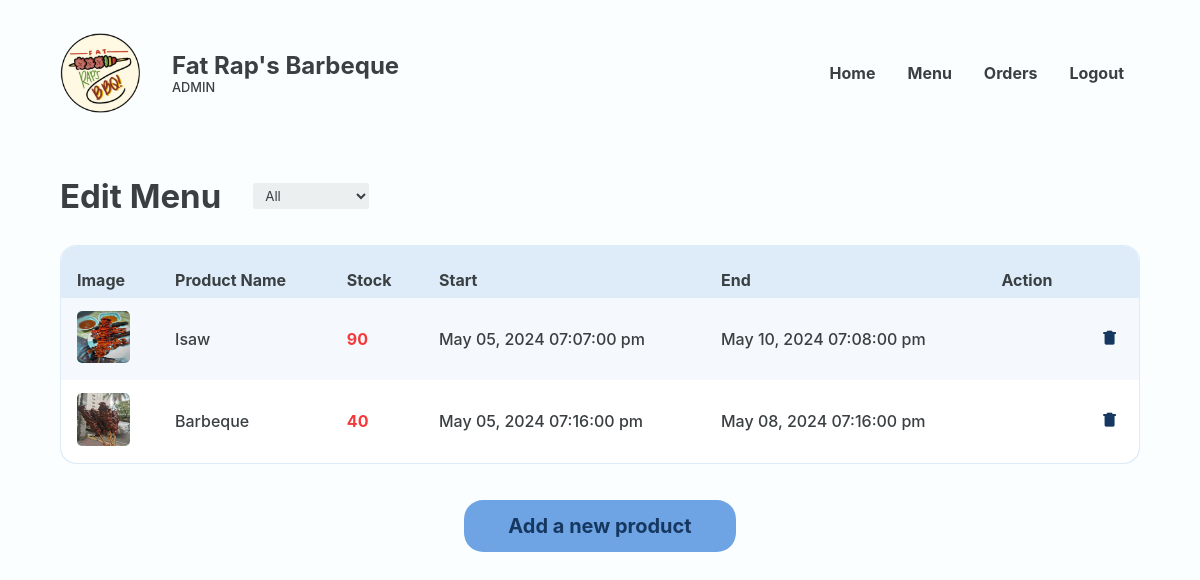
The app's page /Website/admin-edit-menu.php (signed in) with its own data.
### tables this page shows
CREATE TABLE `menu` (
  `MENU_ID` int(18) NOT NULL,
  `FOOD_ID` int(18) NOT NULL,
  `MENU_STOCK` int(18) NOT NULL,
  `MENU_START` varchar(50) NOT NULL,
  `MENU_END` varchar(50) NOT NULL
);

CREATE TABLE `food` (
  `FOOD_ID` int(18) UNSIGNED NOT NULL,
  `CTGY_ID` int(18) NOT NULL,
  `FOOD_NAME` varchar(20) NOT NULL,
  `FOOD_PRICE` decimal(10,2) NOT NULL,
  `FOOD_DESC` varchar(50) NOT NULL,
  `FOOD_IMG` varchar(255) NOT NULL,
  `FOOD_STOCK` int(20) NOT NULL,
  `FOOD_ACTIVE` varchar(10) NOT NULL,
  `FOOD_TYPE` varchar(16) NOT NULL
);

### Website/admin-edit-menu.php (the view, shortened to what this page needs)
<?php
@include 'constants.php';
$food_type = isset($_GET['type']) ? $_GET['type'] : 'all';
?>
<!DOCTYPE html>
<html lang="en">
<head>
    <link rel="stylesheet" href="header-styles.css">
    <link rel="stylesheet" href="admin-styles.css">
    <link href='https://unpkg.com/boxicons@2.1.4/css/boxicons.min.css' rel='stylesheet'>
</head>
<body>
    <header class="backend">
        <div class="header-container">
            <div class="website-title">
                <img id="logo" src="images/client-logo.png">
                <div class="text">
                    <h1>Fat Rap's Barbeque</h1>
                    <p>ADMIN</p>
                </div>
            </div>
            <ul class='menubar'>
                <li><a href="<?php echo SITEURL; ?>admin-home.php">Home</a></li>
                <li><a href="<?php echo SITEURL; ?>admin-edit-menu.php">Menu</a></li>
                <li><a href="<?php echo SITEURL; ?>admin-new-orders.php">Orders</a></li>
                <?php
                if (isset($_SESSION['prsn_id'])) {
                ?>
                    <li><a href="<?php echo SITEURL; ?>logout.php">Logout</a></li>
                <?php
                } else {
                ?>
                    <li><a href="<?php echo SITEURL; ?>login-page.php">Login</a></li>
                <?php
                }
                ?>
            </ul>
        </div>
    </header>
    <main>
        <section class="section">
            <div class="container">
                <div class="section-heading row">
                    <h2>Edit Menu</h2>
                    <select name="food-type" id="food-type" class="dropdown">
                        <option value="all" <?php echo ($food_type === 'all') ? 'selected' : ''; ?>>All</option>
                    </select>
                </div>
                <section class="section-body">
                    <section class="main-section column">
                        <div class="table-wrapper">
                            <table class="alternating">
                                <tr>
                                    <th class="header">Image</th>
                                    <th class="header">Product Name</th>
                                    <th class="header">Stock</th>
                                    <th class="header">Start</th>
                                    <th class="header">End</th>
                                    <th class="header">Action</th>
                                    <th class="header"></th>
                                </tr>
                                <?php
                                $food_type = isset($_GET['type']) ? $_GET['type'] : 'all';
                                if ($food_type === 'all') {
                                    $sql = "SELECT m.*, f.*
                                    FROM menu m
                                    JOIN food f ON m.food_id = f.food_id";
                                } else {
                                    $sql = "SELECT m.*, f.*
                                    FROM menu m
                                    JOIN food f ON m.food_id = f.food_id
                                    WHERE f.food_type = '$food_type'";
                                }
                                $res = mysqli_query($conn, $sql);
                                $count = mysqli_num_rows($res);
                                if ($count > 0) {
                                    while ($row = mysqli_fetch_assoc($res)) {
                                        $MENU_ID = $row['MENU_ID'];
                                        $FOOD_IMG = $row['FOOD_IMG'];
                                        $FOOD_NAME = $row['FOOD_NAME'];
                                        $MENU_STOCK = $row['MENU_STOCK'];
                                        $MENU_START = $row['MENU_START'];
                                        $MENU_END = $row['MENU_END'];
                                ?>
                                        <tr>
                                            <td data-cell="Image">
                                                <img src="<?php echo SITEURL; ?>images/<?php echo $FOOD_IMG; ?>" alt="">
                                            </td>
                                            <td data-cell="Product Name"><?php echo $FOOD_NAME ?></td>
                                            <td data-cell="Stock">
                                                <span class="<?php echo ($MENU_STOCK < 100) ? 'red-text' : ''; ?>">
                                                    <p><?php echo $MENU_STOCK ?></p>
                                                </span>
                                            </td>
                                            <td data-cell="Start"><?php echo $MENU_START?></td>
                                            <td data-cell="End"><?php echo $MENU_END ?></td>
                                            <td data-cell="Action">
                                            </td>
                                            <td data-cell="Action"><a href="#" onclick="confirmDelete(<?php echo $MENU_ID; ?>)" class="bx bxs-trash-alt trash"></a></td>
                                        </tr>
                                    <?php
                                    }
                                }
                                ?>
                            </table>
                        </div>
                        <a href="<?php echo SITEURL; ?>admin-add-product.php" class="page-btn"><button class="big-btn">Add a new product</button></a>
                    </section>
                </section>
            </div>
        </section>
    </main>
</body>
</html>

### Website/header-styles.css (style rules this page uses)
*, *::before, *::after { margin: 0; padding: 0; box-sizing: border-box; font-family: inherit; }
:root { --bg:#F2FFE1; --primary:#f3d95c; --text:#3A001E; --text2: #FA3F1F; --input-bg:#F7F3DC; --eye-icon:#CEC699; --block: #4ADE5D; --block-p:#277B32; --block-h1: #0F4C17; --form-bg: #FFFDEF; --header-text: #3A001E; }
body { font-family: 'Inter', sans-serif; }
header, footer { width: 100%; display: flex; justify-content: center; align-items: center; }
header { height: 8rem; position: fixed; top: 0; z-index: 100; color: var(--header-text); background-color: var(--bg); }
header.backend { color: #3A3F42; background-color: #FBFEFF; }
.header-container, .footer-container { margin-inline: auto; margin-top: 2rem; margin-bottom: 0.9rem; width: 90%; max-width: 1200px; display: flex; justify-content: space-between; align-items: center; }
.website-title { display: flex; align-items: center; }
header img { width: 80px; position: relative; }
header .text { margin-left: 2rem; display: flex; flex-direction: column; gap: 0; }
header h1 { white-space: nowrap; font-size: 1.5rem; }
header .text p, footer .right-container p { font-size: 0.8rem; }
li > a { color: inherit; text-decoration: none; }
.menubar { display: flex; flex-direction: row; list-style-type: none; margin: 0; padding: 0; }
.menubar > li { font-weight: bold; margin: 0 1rem; overflow: hidden; }

### Website/admin-styles.css (style rules this page uses)
*, *::before, *::after { margin: 0; padding: 0; box-sizing: border-box; font-family: inherit; }
:root { --bg:#EDE9D0; --primary:#F5D636; --active-primary:#EDCB1C; --input-bg:#F7F3DC; --form-bg: #FFFDEF; --available:#A8D991; --available-text:#304D23; --fully-booked:#C13B24; --fully-booked-text:var(--text); --closed:#3B3B3B; --closed-text:#A9A9A9; --product-info-bg: #C13B24; --light-text: #FEFBEA; --text:#3A3F42; --light-blue: #DEECF9; --darker-row: #deecf94f; --sidemenu-blue: #6EA4E4; --sidemenu-blue-hover: #5790D5; --sidemenu-blue-text: #163860; --db-highlight-blue: #93CBFF; --gray: #878F94; --accept-green: #78D35A; --reject-red: #DA523B; }
html { color: var(--text); }
body { font-family: 'Inter', sans-serif; font-weight: 500; min-height: 100vh; color: #3A3F42; background-color: #FBFEFF; }
main { padding-top: 8rem; }
.section { width: 100%; display: flex; justify-content: center; align-items: center; }
.container { max-width: 1200px; width: 90%; margin: clamp(1rem, 5vw, 3rem) auto; margin-bottom: 5rem; }
.section-heading { display: flex; flex-direction: column; gap: 0.5rem; margin-bottom: 1.8rem; }
.row { display: flex; flex-direction: row; align-items: center; }
.section-heading h2 { font-size: 2.0625rem; }
.dropdown { background-color: #ECEFEF; color: var(--text); padding: 4px 8px; min-width: 7.25rem; border-radius: 3px; border: none; margin-left: 1.5rem; }
.main-section { min-width: 5rem; }
.column { display: flex; flex-direction: column; }
.table-wrapper { width: 100%; background-color: var(--light-blue); border-radius: 1rem; padding: 1px; height: max-content; overflow-x: auto; flex: 1; }
table { background: white; border-radius: 1rem; border-collapse: collapse; width: 100%; }
table .edit, table .trash { color: var(--sidemenu-blue-text); font-weight: bold; }
table .trash { text-decoration: none; }
table th.header, .app-det-tbl table td.header { padding: 1.5rem 1rem 0.5rem 1rem ; background: var(--light-blue); }
table th.header:first-of-type { border-top-left-radius: 1rem; }
table th.header:last-of-type { border-top-right-radius: 1rem; }
td,th { text-align: left; text-wrap: nowrap; }
td { padding: 0.8rem; padding-left: 1rem; }
.alternating tr:nth-last-of-type(2n) { background: var(--darker-row); }
table img { width: 3.3rem; height: 3.3rem; border-radius: 5px; }
button { display: inline-block; border: none; outline: none; padding: 0; cursor: pointer; }
.side-menu .inventory-box, .view, .big-btn { display: block; background-color: var(--sidemenu-blue); padding: 0.9rem 1.1rem; font-size: 1rem; color: var(--sidemenu-blue-text); }
.big-btn { border-radius: 1.2rem; width: max-content; min-width: 17rem; margin: 0 auto; font-weight: bold; font-size: 1.25rem; margin-top: 2.25rem; text-decoration: none; text-align: center; }
.page-btn { text-decoration: none; }
.red-text { font-weight: bold; color: rgb(243, 57, 57); }

### records on screen
menu: FOOD_ID.FOOD_IMG (picture), FOOD_ID.FOOD_NAME "Isaw", MENU_STOCK "90", MENU_START "May 05, 2024 07:07:00 pm", MENU_END "May 10, 2024 07:08:00 pm"
menu: FOOD_ID.FOOD_IMG (picture), FOOD_ID.FOOD_NAME "Barbeque", MENU_STOCK "40", MENU_START "May 05, 2024 07:16:00 pm", MENU_END "May 08, 2024 07:16:00 pm"
